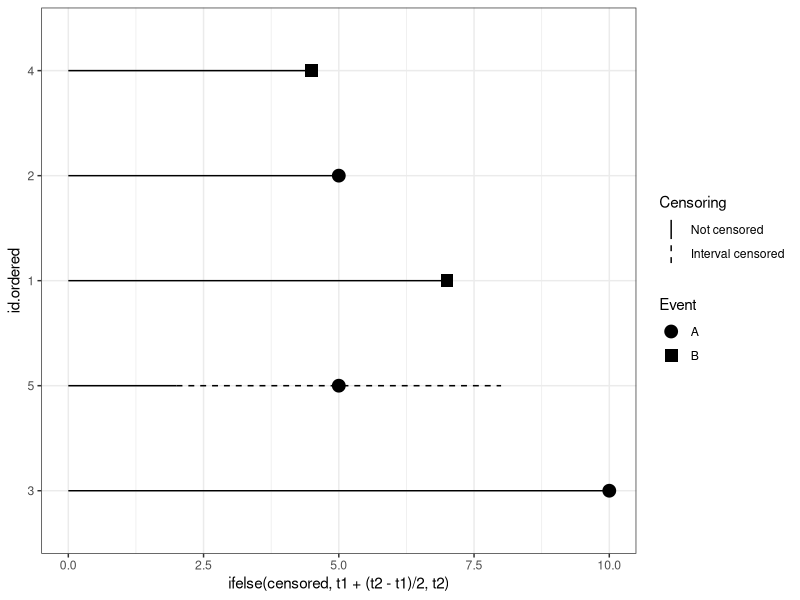
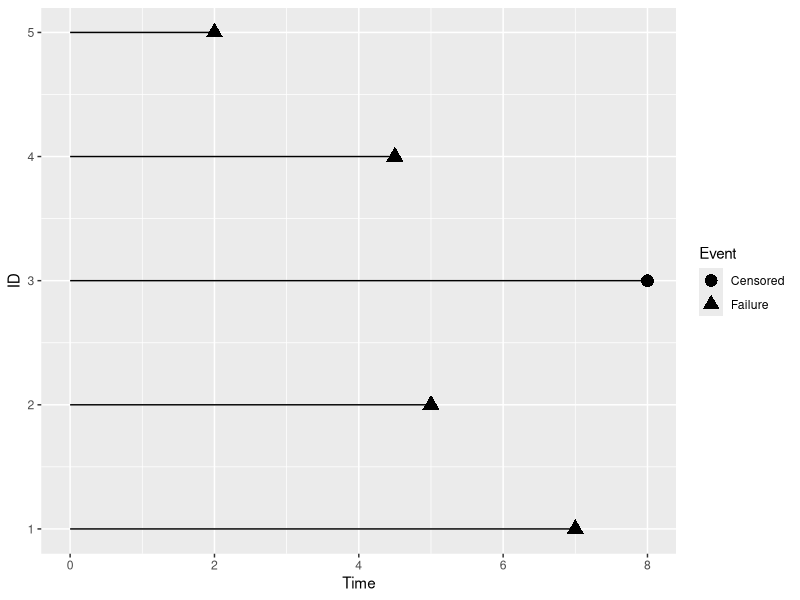
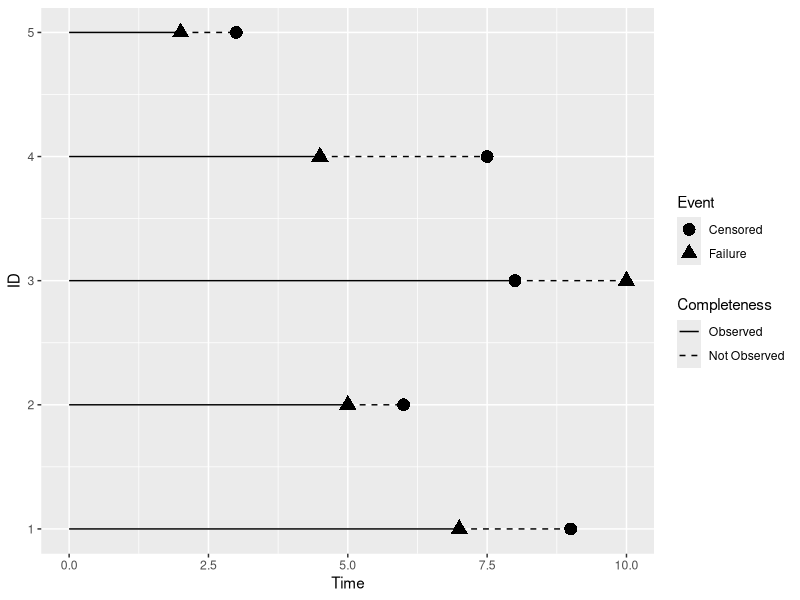

Write R code to recreate these figures, in order.
# line plot for survival 

require(ggplot2)

# Your example data
dat <- structure(list(ID = 1:5, eventA = c(0L, 1L, 1L, 0L, 1L), 
    eventB = c(1L, 0L, 0L, 1L, 0L), t1 = c(7, 5, 10, 4.5, 2), t2 = c(7, 5, 10, 4.5, 
    8), censored = c(0, 0, 0, 0, 1)), .Names = c("ID", "eventA", 
    "eventB", "t1", "t2", "censored"), class = "data.frame", row.names = c(NA, -5L))

# Create event variable
dat$event <- with(dat, ifelse(eventA, "A", "B"))

# Create id.ordered, which is a factor that is ordered by t2
# This will allow the plot to be ordered by increasing t2, if desired
dat$id.ordered <- factor(x = dat$ID, levels = order(dat$t2, decreasing = T))

# Use ggplot to plot data from dat object
ggplot(dat, aes(x = id.ordered)) + 
    # Plot solid line representing non-interval censored time from 0 to t1
    geom_linerange(aes(ymin = 0, ymax = t1)) + 
    # Plot line (dotted for censored time) representing time from t1 to t2
    geom_linerange(aes(ymin = t1, ymax = t2, linetype = as.factor(censored))) +  
    # Plot points representing event
    # The ifelse() function moves censored marker to middle of interval
    geom_point(aes(y = ifelse(censored, t1 + (t2 - t1) / 2, t2), shape = event), 
        size = 4) +
    # Flip coordinates
    coord_flip() + 
    # Add custom name to linetype scale, 
    # otherwise it will default to "as.factor(censored))"
    scale_linetype_manual(name = "Censoring", values = c(1, 2), 
        labels = c("Not censored", "Interval censored")) +
    # Add custom shape scale.  Change the values to get different shapes.
    scale_shape_manual(name = "Event", values = c(19, 15)) +
    # Add main title and axis labels
    # opts(title = "Patient follow-up") + xlab("Patient ID") +  ylab("Days") + 
    # I think the bw theme looks better for this graph, 
    # but leave it out if you prefer the default theme
    theme_bw()

dat

newdata=cbind.data.frame(dat$ID, dat$t1);

newdata=dat[, c("ID", "t1", "t2")];
newdata$Event=c("Failure", "Failure", "Censored", "Failure", "Failure");
newdata$EventF=c("Censored", "Censored", "Failure", "Censored", "Censored");
newdata$t1[3]=8;
newdata$t2[5]=2;
newdata$censored=c(1,1,1,1,1);
newdata$t2=c(9, 6, 10, 7.5, 3);
newdata

# plot the right-censored data;
ggplot(newdata, aes(y = ID)) + 
    # Plot solid line representing non-interval censored time from 0 to t1
    geom_linerange(aes(xmin = 0, xmax = t1)) +
 #   geom_linerange(aes(xmin = t1, xmax = t2, linetype=as.factor(censored))) +  
    geom_point(aes(x=t1, shape=Event), size=4) +
 #   geom_point(aes(x=t2, shape=EventF), size=4) +
    scale_linetype_manual(name = "Censoring", values = c(1, 2),labels = c("Not censored", "Right censored")) +
    xlab("Time") 
    
        # Flip coordinates
# plot the complete version of right-censored data;

ggplot(newdata, aes(y = ID)) + 
    # Plot solid line representing non-interval censored time from 0 to t1
    geom_linerange(aes(xmin = 0, xmax = t1, linetype=as.factor(2))) +
    geom_linerange(aes(xmin = t1, xmax = t2, linetype=as.factor(3))) +  
    geom_point(aes(x=t1, shape=Event), size=4) +
    geom_point(aes(x=t2, shape=EventF), size=4)+
    scale_linetype_manual(name = "Completeness", values = c(1, 2),labels = c("Observed", "Not Observed")) +
    xlab("Time") 
